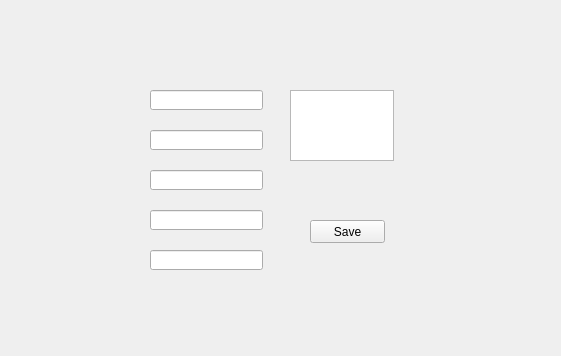
<?xml version="1.0" encoding="UTF-8"?>
<ui version="4.0">
 <class>Form</class>
 <widget class="QWidget" name="Form">
  <property name="geometry">
   <rect>
    <x>0</x>
    <y>0</y>
    <width>561</width>
    <height>356</height>
   </rect>
  </property>
  <property name="windowTitle">
   <string>Form</string>
  </property>
  <widget class="QLineEdit" name="sortNameLineEdit">
   <property name="geometry">
    <rect>
     <x>150</x>
     <y>90</y>
     <width>113</width>
     <height>20</height>
    </rect>
   </property>
  </widget>
  <widget class="QLineEdit" name="priceLineEdit">
   <property name="geometry">
    <rect>
     <x>150</x>
     <y>210</y>
     <width>113</width>
     <height>20</height>
    </rect>
   </property>
  </widget>
  <widget class="QLineEdit" name="volumeLineEdit">
   <property name="geometry">
    <rect>
     <x>150</x>
     <y>250</y>
     <width>113</width>
     <height>20</height>
    </rect>
   </property>
  </widget>
  <widget class="QLineEdit" name="groundBeansLineEdit">
   <property name="geometry">
    <rect>
     <x>150</x>
     <y>170</y>
     <width>113</width>
     <height>20</height>
    </rect>
   </property>
  </widget>
  <widget class="QLineEdit" name="roastDegreeLineEdit">
   <property name="geometry">
    <rect>
     <x>150</x>
     <y>130</y>
     <width>113</width>
     <height>20</height>
    </rect>
   </property>
  </widget>
  <widget class="QTextEdit" name="tasteDescriptionTextEdit">
   <property name="geometry">
    <rect>
     <x>290</x>
     <y>90</y>
     <width>104</width>
     <height>71</height>
    </rect>
   </property>
  </widget>
  <widget class="QPushButton" name="saveButton">
   <property name="geometry">
    <rect>
     <x>310</x>
     <y>220</y>
     <width>75</width>
     <height>23</height>
    </rect>
   </property>
   <property name="text">
    <string>Save</string>
   </property>
  </widget>
 </widget>
 <resources/>
 <connections/>
</ui>
